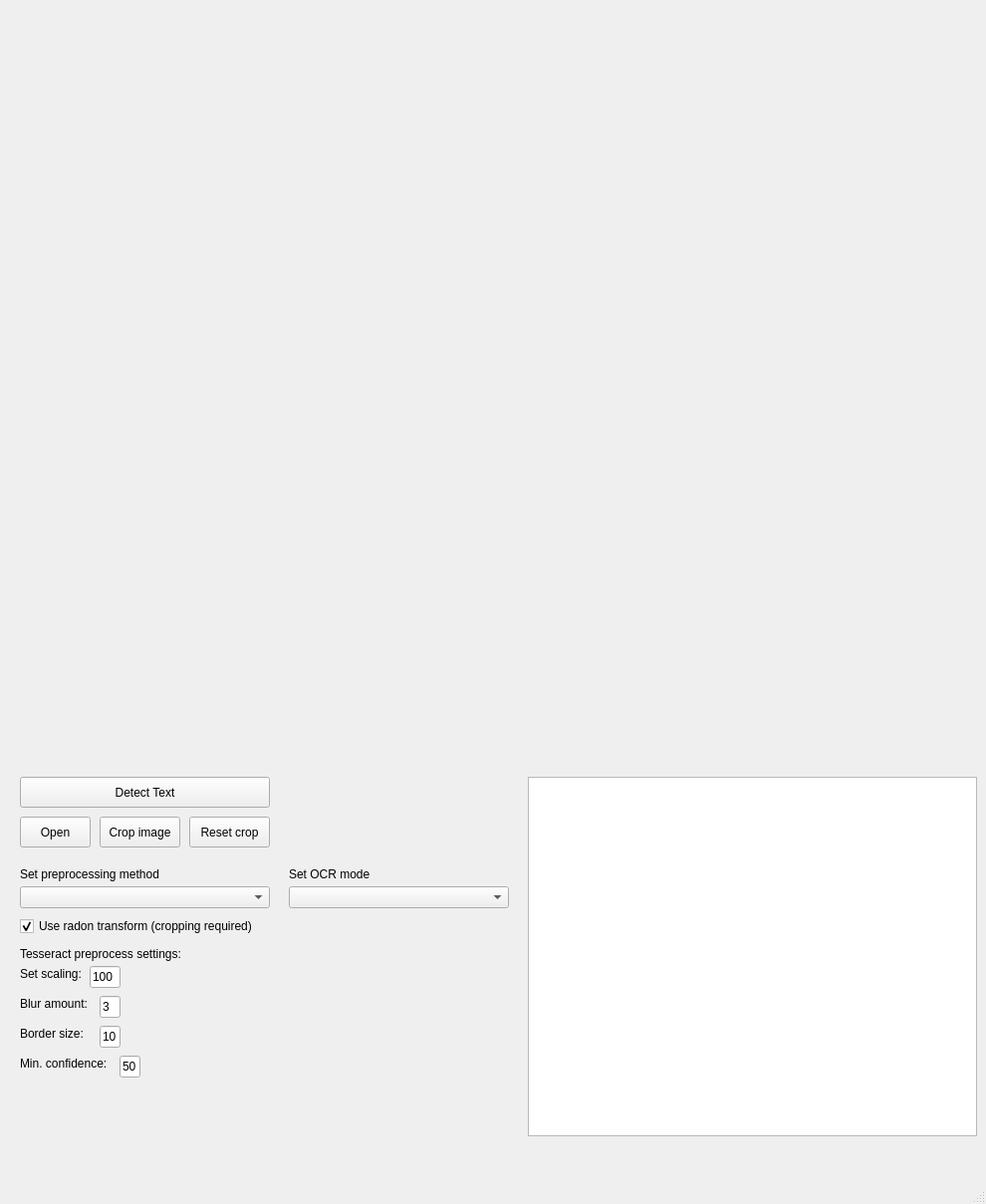
<?xml version="1.0" encoding="UTF-8"?>
<ui version="4.0">
 <class>MainWindow</class>
 <widget class="QMainWindow" name="MainWindow">
  <property name="geometry">
   <rect>
    <x>0</x>
    <y>0</y>
    <width>990</width>
    <height>1209</height>
   </rect>
  </property>
  <property name="windowTitle">
   <string>Can I read it?</string>
  </property>
  <widget class="QWidget" name="centralwidget">
   <property name="enabled">
    <bool>true</bool>
   </property>
   <widget class="QPushButton" name="openButton">
    <property name="geometry">
     <rect>
      <x>20</x>
      <y>820</y>
      <width>71</width>
      <height>31</height>
     </rect>
    </property>
    <property name="text">
     <string>Open</string>
    </property>
   </widget>
   <widget class="QPushButton" name="runButton">
    <property name="geometry">
     <rect>
      <x>20</x>
      <y>780</y>
      <width>251</width>
      <height>31</height>
     </rect>
    </property>
    <property name="text">
     <string>Detect Text</string>
    </property>
   </widget>
   <widget class="QPushButton" name="resetCropButton">
    <property name="geometry">
     <rect>
      <x>190</x>
      <y>820</y>
      <width>81</width>
      <height>31</height>
     </rect>
    </property>
    <property name="text">
     <string>Reset crop</string>
    </property>
   </widget>
   <widget class="QLabel" name="imageLabel">
    <property name="geometry">
     <rect>
      <x>20</x>
      <y>10</y>
      <width>951</width>
      <height>751</height>
     </rect>
    </property>
    <property name="maximumSize">
     <size>
      <width>1200</width>
      <height>1200</height>
     </size>
    </property>
    <property name="font">
     <font>
      <pointsize>12</pointsize>
     </font>
    </property>
    <property name="text">
     <string/>
    </property>
    <property name="scaledContents">
     <bool>false</bool>
    </property>
    <property name="alignment">
     <set>Qt::AlignCenter</set>
    </property>
   </widget>
   <widget class="QTextBrowser" name="textWindow">
    <property name="geometry">
     <rect>
      <x>530</x>
      <y>780</y>
      <width>451</width>
      <height>361</height>
     </rect>
    </property>
    <property name="font">
     <font>
      <pointsize>11</pointsize>
     </font>
    </property>
   </widget>
   <widget class="QPushButton" name="cropButton">
    <property name="geometry">
     <rect>
      <x>100</x>
      <y>820</y>
      <width>81</width>
      <height>31</height>
     </rect>
    </property>
    <property name="text">
     <string>Crop image</string>
    </property>
   </widget>
   <widget class="QLabel" name="background1">
    <property name="geometry">
     <rect>
      <x>0</x>
      <y>770</y>
      <width>991</width>
      <height>421</height>
     </rect>
    </property>
    <property name="text">
     <string/>
    </property>
   </widget>
   <widget class="QComboBox" name="preprocessingBox">
    <property name="geometry">
     <rect>
      <x>20</x>
      <y>890</y>
      <width>251</width>
      <height>22</height>
     </rect>
    </property>
    <property name="editable">
     <bool>false</bool>
    </property>
    <property name="currentText">
     <string/>
    </property>
    <property name="currentIndex">
     <number>-1</number>
    </property>
    <property name="placeholderText">
     <string>Set preprocessing method</string>
    </property>
   </widget>
   <widget class="QCheckBox" name="radonCheck">
    <property name="geometry">
     <rect>
      <x>20</x>
      <y>920</y>
      <width>251</width>
      <height>20</height>
     </rect>
    </property>
    <property name="text">
     <string>Use radon transform (cropping required)</string>
    </property>
    <property name="checked">
     <bool>true</bool>
    </property>
   </widget>
   <widget class="QLabel" name="preprocessLabel">
    <property name="geometry">
     <rect>
      <x>20</x>
      <y>870</y>
      <width>191</width>
      <height>16</height>
     </rect>
    </property>
    <property name="text">
     <string>Set preprocessing method</string>
    </property>
   </widget>
   <widget class="QLabel" name="ocrLabel">
    <property name="geometry">
     <rect>
      <x>290</x>
      <y>870</y>
      <width>191</width>
      <height>16</height>
     </rect>
    </property>
    <property name="text">
     <string>Set OCR mode</string>
    </property>
   </widget>
   <widget class="QComboBox" name="ocrBox">
    <property name="geometry">
     <rect>
      <x>290</x>
      <y>890</y>
      <width>221</width>
      <height>22</height>
     </rect>
    </property>
    <property name="editable">
     <bool>false</bool>
    </property>
    <property name="currentText">
     <string/>
    </property>
    <property name="currentIndex">
     <number>-1</number>
    </property>
    <property name="placeholderText">
     <string>Set OCR mode</string>
    </property>
   </widget>
   <widget class="QLineEdit" name="scalingEdit">
    <property name="geometry">
     <rect>
      <x>90</x>
      <y>970</y>
      <width>31</width>
      <height>22</height>
     </rect>
    </property>
    <property name="text">
     <string>100</string>
    </property>
    <property name="placeholderText">
     <string>100</string>
    </property>
   </widget>
   <widget class="QLabel" name="tsrctLabel">
    <property name="geometry">
     <rect>
      <x>20</x>
      <y>970</y>
      <width>61</width>
      <height>16</height>
     </rect>
    </property>
    <property name="text">
     <string>Set scaling:</string>
    </property>
   </widget>
   <widget class="QLabel" name="tsrctSettingsLabel">
    <property name="geometry">
     <rect>
      <x>20</x>
      <y>950</y>
      <width>161</width>
      <height>16</height>
     </rect>
    </property>
    <property name="text">
     <string>Tesseract preprocess settings:</string>
    </property>
   </widget>
   <widget class="QLabel" name="tsrctLabel_2">
    <property name="geometry">
     <rect>
      <x>20</x>
      <y>1000</y>
      <width>71</width>
      <height>16</height>
     </rect>
    </property>
    <property name="text">
     <string>Blur amount:</string>
    </property>
   </widget>
   <widget class="QLineEdit" name="blurEdit">
    <property name="geometry">
     <rect>
      <x>100</x>
      <y>1000</y>
      <width>21</width>
      <height>22</height>
     </rect>
    </property>
    <property name="text">
     <string>3</string>
    </property>
    <property name="placeholderText">
     <string>3</string>
    </property>
   </widget>
   <widget class="QLabel" name="tsrctLabel_3">
    <property name="geometry">
     <rect>
      <x>20</x>
      <y>1030</y>
      <width>71</width>
      <height>16</height>
     </rect>
    </property>
    <property name="text">
     <string>Border size:</string>
    </property>
   </widget>
   <widget class="QLineEdit" name="borderEdit">
    <property name="geometry">
     <rect>
      <x>100</x>
      <y>1030</y>
      <width>21</width>
      <height>22</height>
     </rect>
    </property>
    <property name="text">
     <string>10</string>
    </property>
    <property name="placeholderText">
     <string>10</string>
    </property>
   </widget>
   <widget class="QLabel" name="tsrctLabel_4">
    <property name="geometry">
     <rect>
      <x>20</x>
      <y>1060</y>
      <width>91</width>
      <height>16</height>
     </rect>
    </property>
    <property name="text">
     <string>Min. confidence:</string>
    </property>
   </widget>
   <widget class="QLineEdit" name="confEdit">
    <property name="geometry">
     <rect>
      <x>120</x>
      <y>1060</y>
      <width>21</width>
      <height>22</height>
     </rect>
    </property>
    <property name="text">
     <string>50</string>
    </property>
    <property name="placeholderText">
     <string>50</string>
    </property>
   </widget>
   <zorder>background1</zorder>
   <zorder>openButton</zorder>
   <zorder>runButton</zorder>
   <zorder>resetCropButton</zorder>
   <zorder>imageLabel</zorder>
   <zorder>textWindow</zorder>
   <zorder>cropButton</zorder>
   <zorder>preprocessingBox</zorder>
   <zorder>radonCheck</zorder>
   <zorder>preprocessLabel</zorder>
   <zorder>ocrLabel</zorder>
   <zorder>ocrBox</zorder>
   <zorder>scalingEdit</zorder>
   <zorder>tsrctLabel</zorder>
   <zorder>tsrctSettingsLabel</zorder>
   <zorder>tsrctLabel_2</zorder>
   <zorder>blurEdit</zorder>
   <zorder>tsrctLabel_3</zorder>
   <zorder>borderEdit</zorder>
   <zorder>tsrctLabel_4</zorder>
   <zorder>confEdit</zorder>
  </widget>
  <widget class="QMenuBar" name="menubar">
   <property name="geometry">
    <rect>
     <x>0</x>
     <y>0</y>
     <width>990</width>
     <height>22</height>
    </rect>
   </property>
  </widget>
  <widget class="QStatusBar" name="statusbar"/>
 </widget>
 <resources/>
 <connections/>
</ui>
